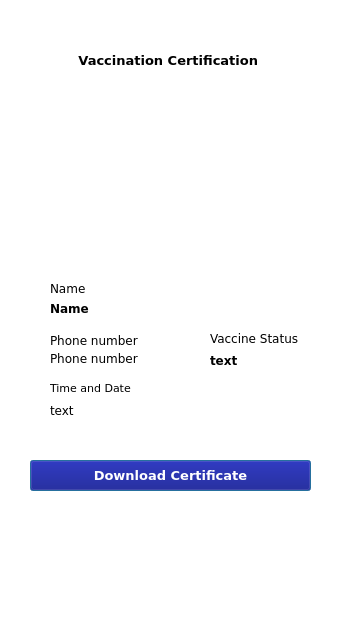
<?xml version="1.0" encoding="UTF-8"?>
<ui version="4.0">
 <class>uservaccinationrecord</class>
 <widget class="QDialog" name="uservaccinationrecord">
  <property name="geometry">
   <rect>
    <x>0</x>
    <y>0</y>
    <width>340</width>
    <height>640</height>
   </rect>
  </property>
  <property name="windowTitle">
   <string>Dialog</string>
  </property>
  <widget class="QLabel" name="label">
   <property name="geometry">
    <rect>
     <x>10</x>
     <y>40</y>
     <width>321</width>
     <height>41</height>
    </rect>
   </property>
   <property name="font">
    <font>
     <family>Verdana</family>
     <pointsize>10</pointsize>
     <bold>true</bold>
    </font>
   </property>
   <property name="text">
    <string>Vaccination Certification </string>
   </property>
   <property name="alignment">
    <set>Qt::AlignCenter</set>
   </property>
  </widget>
  <widget class="QLabel" name="name">
   <property name="geometry">
    <rect>
     <x>50</x>
     <y>300</y>
     <width>131</width>
     <height>16</height>
    </rect>
   </property>
   <property name="font">
    <font>
     <family>Verdana</family>
     <bold>true</bold>
    </font>
   </property>
   <property name="text">
    <string>Name </string>
   </property>
  </widget>
  <widget class="QLabel" name="vaccinationstatus">
   <property name="geometry">
    <rect>
     <x>50</x>
     <y>400</y>
     <width>140</width>
     <height>20</height>
    </rect>
   </property>
   <property name="font">
    <font>
     <family>Verdana</family>
    </font>
   </property>
   <property name="text">
    <string>text</string>
   </property>
  </widget>
  <widget class="QLabel" name="label_4">
   <property name="geometry">
    <rect>
     <x>50</x>
     <y>280</y>
     <width>91</width>
     <height>16</height>
    </rect>
   </property>
   <property name="font">
    <font>
     <family>Verdana</family>
    </font>
   </property>
   <property name="text">
    <string>Name </string>
   </property>
  </widget>
  <widget class="QLabel" name="phonenumber">
   <property name="geometry">
    <rect>
     <x>50</x>
     <y>350</y>
     <width>111</width>
     <height>16</height>
    </rect>
   </property>
   <property name="font">
    <font>
     <family>Verdana</family>
    </font>
   </property>
   <property name="text">
    <string>Phone number</string>
   </property>
  </widget>
  <widget class="QLabel" name="label_6">
   <property name="geometry">
    <rect>
     <x>50</x>
     <y>380</y>
     <width>111</width>
     <height>16</height>
    </rect>
   </property>
   <property name="font">
    <font>
     <family>Verdana</family>
     <pointsize>8</pointsize>
    </font>
   </property>
   <property name="text">
    <string>Time and Date</string>
   </property>
  </widget>
  <widget class="QLabel" name="email">
   <property name="geometry">
    <rect>
     <x>210</x>
     <y>330</y>
     <width>91</width>
     <height>16</height>
    </rect>
   </property>
   <property name="font">
    <font>
     <family>Verdana</family>
    </font>
   </property>
   <property name="text">
    <string>Vaccine Status</string>
   </property>
  </widget>
  <widget class="QLabel" name="time">
   <property name="geometry">
    <rect>
     <x>210</x>
     <y>350</y>
     <width>111</width>
     <height>20</height>
    </rect>
   </property>
   <property name="font">
    <font>
     <family>Verdana</family>
     <bold>true</bold>
    </font>
   </property>
   <property name="text">
    <string>text</string>
   </property>
  </widget>
  <widget class="QPushButton" name="Downloadvaccinecertificate">
   <property name="geometry">
    <rect>
     <x>30</x>
     <y>460</y>
     <width>281</width>
     <height>31</height>
    </rect>
   </property>
   <property name="font">
    <font>
     <family>Verdana</family>
     <pointsize>10</pointsize>
     <bold>true</bold>
    </font>
   </property>
   <property name="styleSheet">
    <string notr="true">background-color: rgb(0, 0, 127);
color: rgb(255, 255, 255);</string>
   </property>
   <property name="text">
    <string>Download Certificate</string>
   </property>
  </widget>
  <widget class="QLabel" name="qrcode">
   <property name="geometry">
    <rect>
     <x>70</x>
     <y>90</y>
     <width>211</width>
     <height>161</height>
    </rect>
   </property>
   <property name="text">
    <string/>
   </property>
  </widget>
  <widget class="QLabel" name="date_2">
   <property name="geometry">
    <rect>
     <x>50</x>
     <y>330</y>
     <width>131</width>
     <height>20</height>
    </rect>
   </property>
   <property name="font">
    <font>
     <family>Verdana</family>
    </font>
   </property>
   <property name="text">
    <string>Phone number</string>
   </property>
  </widget>
  <widget class="QPushButton" name="backbutton">
   <property name="geometry">
    <rect>
     <x>20</x>
     <y>30</y>
     <width>51</width>
     <height>31</height>
    </rect>
   </property>
   <property name="text">
    <string/>
   </property>
   <property name="icon">
    <iconset>
     <normaloff>image/arrowleft.png</normaloff>image/arrowleft.png</iconset>
   </property>
   <property name="iconSize">
    <size>
     <width>40</width>
     <height>40</height>
    </size>
   </property>
   <property name="shortcut">
    <string>Up, Up, Up</string>
   </property>
   <property name="autoExclusive">
    <bool>false</bool>
   </property>
   <property name="flat">
    <bool>true</bool>
   </property>
  </widget>
  <widget class="QLabel" name="label_2">
   <property name="geometry">
    <rect>
     <x>0</x>
     <y>0</y>
     <width>341</width>
     <height>641</height>
    </rect>
   </property>
   <property name="styleSheet">
    <string notr="true">background-color: rgb(255, 255, 255);</string>
   </property>
   <property name="text">
    <string/>
   </property>
  </widget>
  <zorder>label_2</zorder>
  <zorder>label</zorder>
  <zorder>name</zorder>
  <zorder>vaccinationstatus</zorder>
  <zorder>label_4</zorder>
  <zorder>phonenumber</zorder>
  <zorder>label_6</zorder>
  <zorder>email</zorder>
  <zorder>time</zorder>
  <zorder>Downloadvaccinecertificate</zorder>
  <zorder>qrcode</zorder>
  <zorder>date_2</zorder>
  <zorder>backbutton</zorder>
 </widget>
 <resources/>
 <connections/>
</ui>
